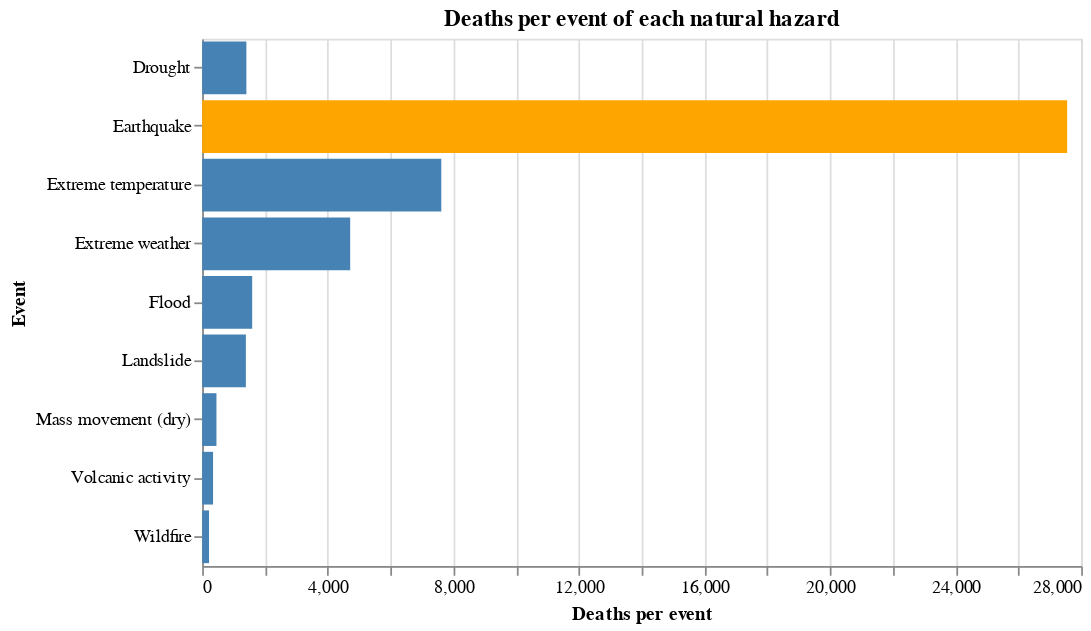

The notebook cell this image was saved under:
### Code cell
disasters_hist = alt.Chart(gd_filt).mark_bar().encode(
    alt.X('death_per_event', title = 'Deaths per event'),
    alt.Y('Entity',title = 'Event'),
    color=alt.condition(
        alt.datum.Entity == 'Earthquake',  
        alt.value('orange'),    
        alt.value('steelblue'),
        
    ),
    tooltip = alt.Tooltip(['death_per_event'],title = 'Deaths per Event')
).properties(height = 300, width = 500,title = 'Deaths per event of each natural hazard')
disasters_hist

### Figure 1 — Vega-Lite specification as saved in the notebook (floating-point values rounded to 4 significant figures)
{"$schema": "https://vega.github.io/schema/vega-lite/v3.4.0.json", "config": {"mark": {"tooltip": null}, "view": {"height": 300, "width": 400}}, "data": {"name": "data-0691412104040ab16a24ad5ac8527339"}, "datasets": {"data-0691412104040ab16a24ad5ac8527339": [{"Entity": "Drought", "death_per_event": 1408}, {"Entity": "Earthquake", "death_per_event": 27553}, {"Entity": "Extreme temperature", "death_per_event": 7617}, {"Entity": "Extreme weather", "death_per_event": 4715}, {"Entity": "Flood", "death_per_event": 1593}, {"Entity": "Landslide", "death_per_event": 1392}, {"Entity": "Mass movement (dry)", "death_per_event": 455}, {"Entity": "Volcanic activity", "death_per_event": 347}, {"Entity": "Wildfire", "death_per_event": 219}]}, "encoding": {"color": {"condition": {"test": "(datum.Entity === 'Earthquake')", "value": "orange"}, "value": "steelblue"}, "tooltip": [{"field": "death_per_event", "title": "Deaths per Event", "type": "quantitative"}], "x": {"field": "death_per_event", "title": "Deaths per event", "type": "quantitative"}, "y": {"field": "Entity", "title": "Event", "type": "nominal"}}, "height": 300, "mark": "bar", "title": "Deaths per event of each natural hazard", "width": 500}
